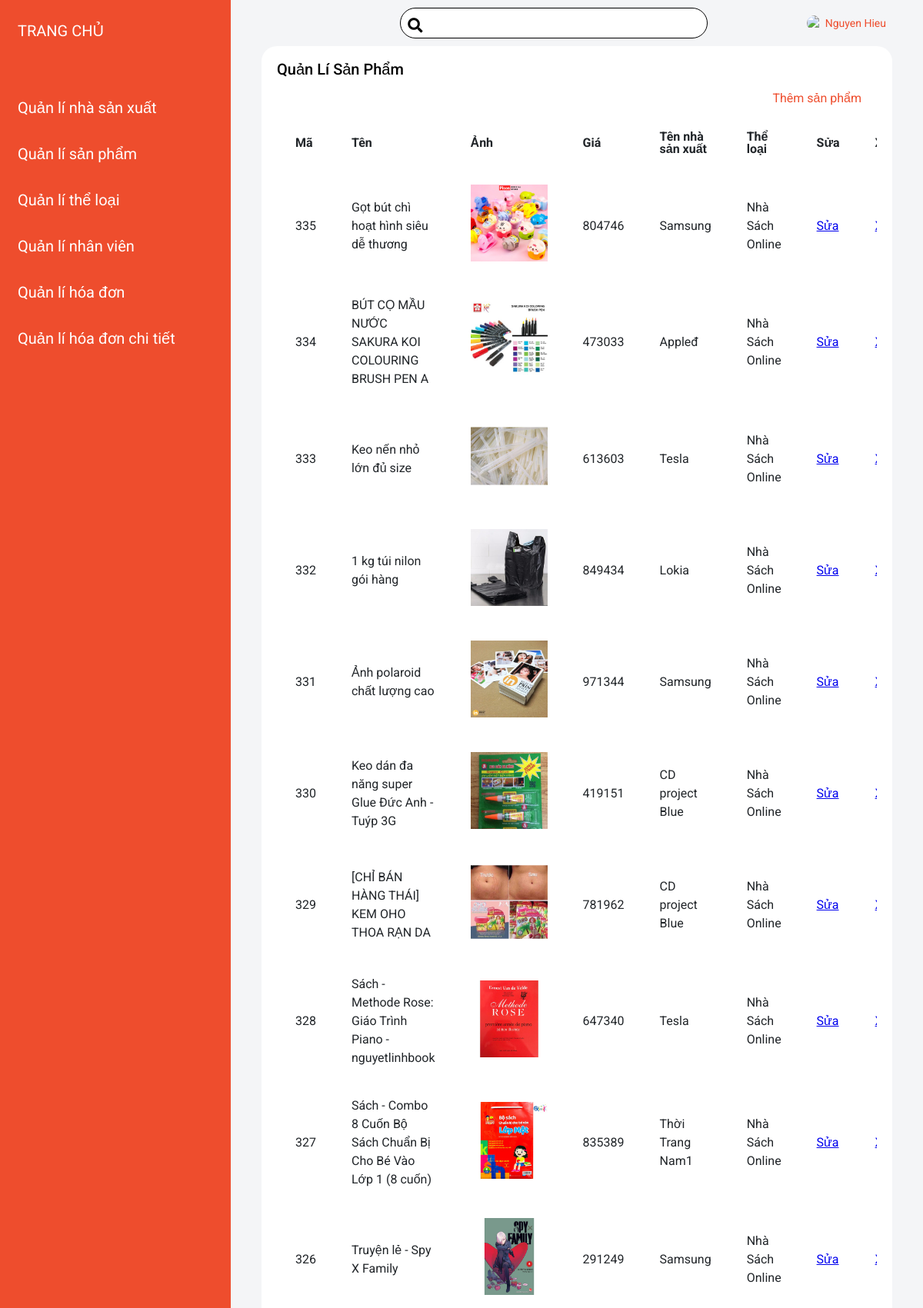
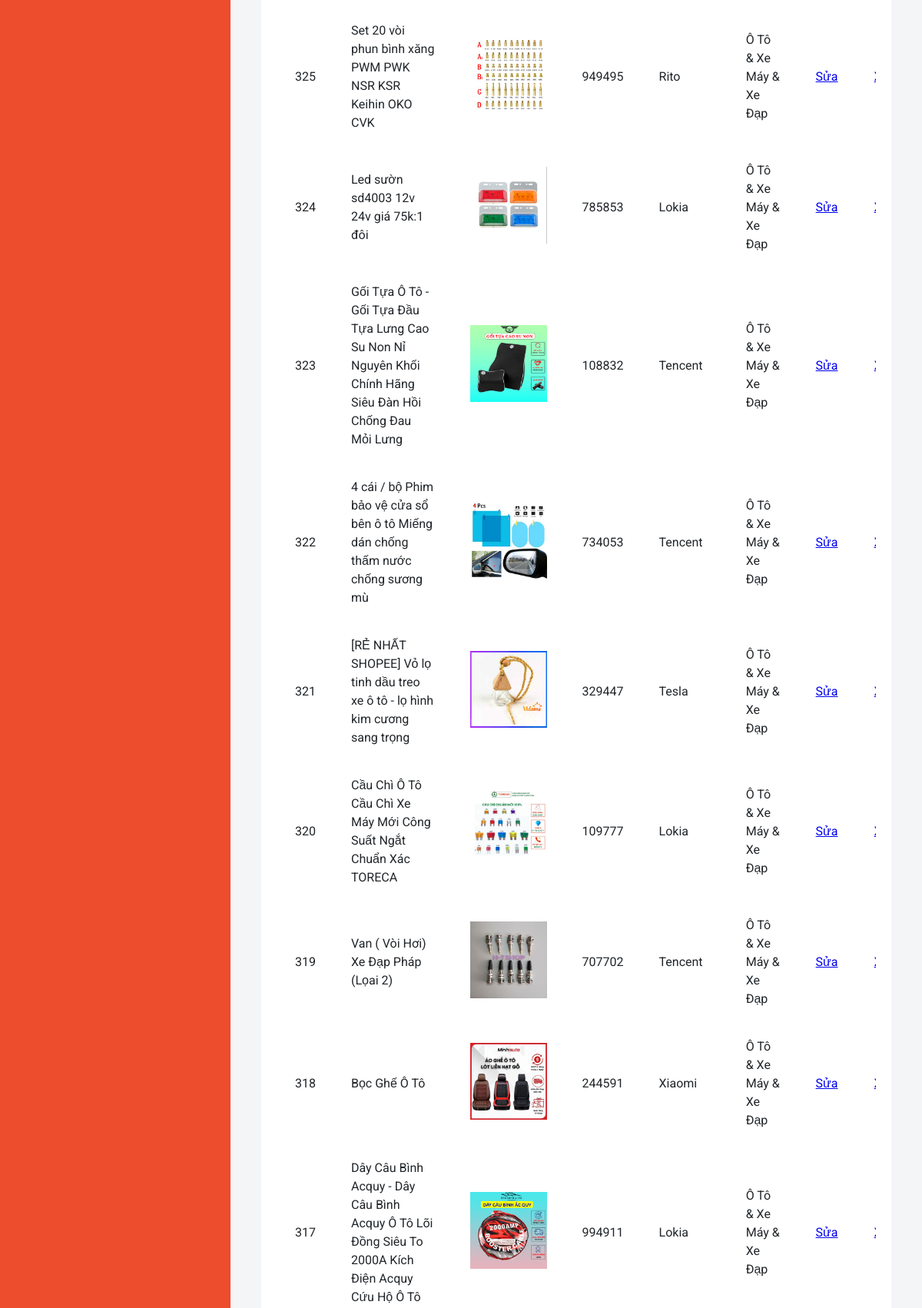
Page /admin/products/index.php (signed in, upper part) on the committed database (2 pictures, top to bottom).
### tables this page shows
CREATE TABLE `products` (
  `id` int(11) NOT NULL,
  `name` varchar(200) NOT NULL,
  `description` text NOT NULL,
  `image` varchar(200) NOT NULL,
  `price` float NOT NULL,
  `manufacturer_id` int(11) NOT NULL,
  `category_id` int(11) NOT NULL
);

CREATE TABLE `manufacturers` (
  `id` int(11) NOT NULL,
  `name` varchar(200) NOT NULL
);

CREATE TABLE `categories` (
  `id` int(11) NOT NULL,
  `name` varchar(200) NOT NULL
);

### admin/products/index.php (the view, shortened to what this page needs)
<!DOCTYPE html>
<html lang="en">
<head>
    <link rel="stylesheet" href="https://cdnjs.cloudflare.com/ajax/libs/font-awesome/5.15.3/css/all.min.css" />
    <link rel="stylesheet" href="https://cdnjs.cloudflare.com/ajax/libs/normalize/8.0.1/normalize.min.css" />
    <link rel="stylesheet" href="../../assets/css/base.css">
    <link rel="stylesheet" href="../../assets/css/style.css">
</head>
<body>
    <?php
        require '../menu.php';
        require '../connect.php';
        $sql = "select
        products.*,
        manufacturers.name as manufacturer_name,
        categories.name as category_name
        from products
        join manufacturers on products.manufacturer_id = manufacturers.id
        join categories on products.category_id = categories.id
        order by id desc
        limit 25";
        $result = mysqli_query($connection, $sql);
    ?>
<div class="admin-main">
    <?php include '../topbar.php' ?>
    <div class="card">
        <div class="card-body">
            <h4 class="card-title">Quản lí sản phẩm</h4>
            <p class="card-description">
                <a class="card-add"href="./form_insert.php">
                    Thêm sản phẩm
                </a>
            </p>
            <div class="table-responsive">
            <table class="table-form">
                <thead>
                    <tr>
                        <th class="table-form-thead">Mã</th>
                        <th class="table-form-thead">Tên</th>
                        <th class="table-form-thead">Ảnh</th>
                        <th class="table-form-thead">Giá</th>
                        <th class="table-form-thead">Tên nhà sản xuất</th>
                        <th class="table-form-thead">Thể loại</th>
                        <th class="table-form-thead">Sửa</th>
                        <th class="table-form-thead">Xóa</th>
                    </tr>
                </thead>
                <tbody>
                    <?php foreach ($result as $each) { ?>
                        <td class="table-form-item"><?php echo $each['id']; ?></td>
                        <td class="table-form-item"><?php echo $each['name']; ?></td>
                        <td class="table-form-item">
                            <img height="100" src="../../assets/images/products/<?php echo $each['image']; ?>">
                        </td>
                        <td class="table-form-item"><?php echo $each['price']; ?></td>
                        <td class="table-form-item"><?php echo $each['manufacturer_name'] ?></td>
                        <td class="table-form-item"><?php echo $each['category_name'] ?></td>
                        <td class="table-form-item">
                            <a href="./form_update.php?id=<?php echo $each['id']; ?>">Sửa</a>
                        </td>
                        <td class="table-form-item">
                            <a onclick="return confirm('Bạn chắc chắn muốn xóa sản phẩm này chứ')" href="./delete.php?id=<?php echo $each['id']; ?>">Xóa</a>
                        </td>
                    <?php } ?>
                </tbody>
            </table>
            </div>
        </div>
        </div>
</div>
</body>
</html>

### assets/css/base.css (style rules this page uses)
:root { --white-color: #fff; --black-color: #000; --text-color: #333; --primary-color: #ee4d2d; --header-height: 120px; --header-navbar-height: 35px; --header-search-height: calc(var(--header-height) - var(--header-navbar-height)); }
* { box-sizing: inherit; }
html { font-size: 62.5%; line-height: 1.6rem; font-family: 'Roboto', sans-serif; box-sizing: border-box;; }
thead, tbody, tfoot, tr, td, th { border-color: inherit; border-style: solid; border-width: 0; text-align: inherit; }

### assets/css/style.css (style rules this page uses)
.admin-main { position: absolute; width: calc(100% - 300px); left: 300px; background-color: #f4f5f7; transition: 0.5s; padding: 0 40px; min-height: 100vh; }
.card { display: flex; width: 100%; min-width: 100%; border-radius: 20px; flex-direction: column; word-wrap: break-word; background-color: #fff; background-clip: border-box; box-shadow: rgba(90, 113, 208, 0); }
.card-body { padding: 20px; }
.card-title { color: #010101; margin: 0 ; text-transform: capitalize; font-size: 20px; font-weight: 500; line-height: 20px; margin-bottom: 20px; }
.card-description { margin-bottom: 12px; font-weight: 400; color: #76838f; text-align: right; padding: 0 20px; }
.card-add { font-size: 16px; text-decoration: none; color: var(--primary-color); text-align: right; }
.table-responsive { overflow-x: auto; }
.table-form { width: 100%; color: #212529; border-color: #dee2e6; }
.table-form-thead { padding: 18px 22px; font-size: 16px; }
.table-form-item { font-size: 16px; padding: 18px 22px; line-height: 24px; }

### rows in the picture
products: id "335", name "Gọt bút chì hoạt hình siêu dễ thương", image (picture), price "804746", manufacturer.name "Samsung", category.name "Nhà Sách Online"
products: id "334", name "BÚT CỌ MẦU NƯỚC SAKURA KOI COLOURING BRUSH PEN A", image (picture), price "473033", manufacturer.name "Appleđ", category.name "Nhà Sách Online"
products: id "333", name "Keo nến nhỏ lớn đủ size", image (picture), price "613603", manufacturer.name "Tesla", category.name "Nhà Sách Online"
products: id "332", name "1 kg túi nilon gói hàng", image (picture), price "849434", manufacturer.name "Lokia", category.name "Nhà Sách Online"
products: id "331", name "Ảnh polaroid chất lượng cao", image (picture), price "971344", manufacturer.name "Samsung", category.name "Nhà Sách Online"
products: id "330", name "Keo dán đa năng super Glue Đức Anh - Tuýp 3G", image (picture), price "419151", manufacturer.name "CD project Blue", category.name "Nhà Sách Online"
products: id "329", name "[CHỈ BÁN HÀNG THÁI] KEM OHO THOA RẠN DA", image (picture), price "781962", manufacturer.name "CD project Blue", category.name "Nhà Sách Online"
products: id "328", name "Sách - Methode Rose: Giáo Trình Piano - nguyetlinhbook", image (picture), price "647340", manufacturer.name "Tesla", category.name "Nhà Sách Online"
products: id "327", name "Sách - Combo 8 Cuốn Bộ Sách Chuẩn Bị Cho Bé Vào Lớp 1 (8 cuốn)", image (picture), price "835389", manufacturer.name "Thời Trang Nam1", category.name "Nhà Sách Online"
products: id "326", name "Truyện lẻ - Spy X Family", image (picture), price "291249", manufacturer.name "Samsung", category.name "Nhà Sách Online"
products: id "325", name "Set 20 vòi phun bình xăng PWM PWK NSR KSR Keihin OKO CVK", image (picture), price "949495", manufacturer.name "Rito", category.name "Ô Tô & Xe Máy & Xe Đạp"
products: id "324", name "Led sườn sd4003 12v 24v giá 75k:1 đôi", image (picture), price "785853", manufacturer.name "Lokia", category.name "Ô Tô & Xe Máy & Xe Đạp"
products: id "323", name "Gối Tựa Ô Tô - Gối Tựa Đầu Tựa Lưng Cao Su Non Nỉ Nguyên Khối Chính Hãng Siêu Đàn Hồi Chống Đau Mỏi Lưng", image (picture), price "108832", manufacturer.name "Tencent", category.name "Ô Tô & Xe Máy & Xe Đạp"
products: id "322", name "4 cái / bộ Phim bảo vệ cửa sổ bên ô tô Miếng dán chống thấm nước chống sương mù", image (picture), price "734053", manufacturer.name "Tencent", category.name "Ô Tô & Xe Máy & Xe Đạp"
products: id "321", name "[RẺ NHẤT SHOPEE] Vỏ lọ tinh dầu treo xe ô tô - lọ hình kim cương sang trọng", image (picture), price "329447", manufacturer.name "Tesla", category.name "Ô Tô & Xe Máy & Xe Đạp"
products: id "320", name "Cầu Chì Ô Tô Cầu Chì Xe Máy Mới Công Suất Ngắt Chuẩn Xác TORECA", image (picture), price "109777", manufacturer.name "Lokia", category.name "Ô Tô & Xe Máy & Xe Đạp"
products: id "319", name "Van ( Vòi Hơi) Xe Đạp Pháp (Lọai 2)", image (picture), price "707702", manufacturer.name "Tencent", category.name "Ô Tô & Xe Máy & Xe Đạp"
products: id "318", name "Bọc Ghế Ô Tô", image (picture), price "244591", manufacturer.name "Xiaomi", category.name "Ô Tô & Xe Máy & Xe Đạp"
products: id "317", name "Dây Câu Bình Acquy - Dây Câu Bình Acquy Ô Tô Lõi Đồng Siêu To 2000A Kích Điện Acquy Cứu Hộ Ô Tô", image (picture), price "994911", manufacturer.name "Lokia", category.name "Ô Tô & Xe Máy & Xe Đạp"

### other values in the picture
$_SESSION['name'] "Nguyen Hieu"
